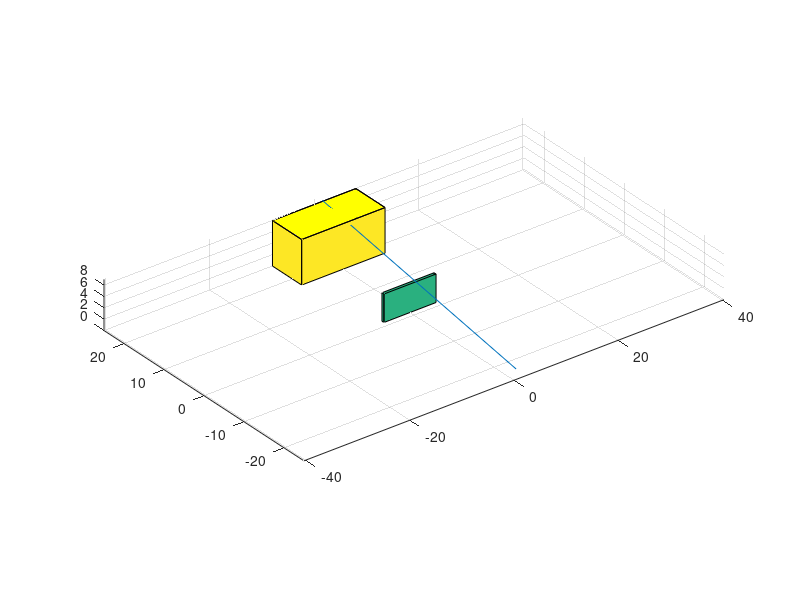

Source code (MATLAB):
ballsWeight=[[340,69],[390,69],[450,68.83185 ]];
 	 
clear;

disp("Free Kick Simulator");

% Get input from the user

% Constant Variable
AD = 1.2;       % Air Density at Sea Level (kg/m^3)
DC = 0.8;       % Drag Coefficient
cross_section = 0.1;  % Cross section area of a soccer ball (varies in size)
G = 1;              % Gravity
D = AD * DC * cross_section; % Drag Calculation

ball_mass = 2;      % Mass of the Ball (varies in size)
foot_mass = 1.43;      % Mass of the Foot
e = 0.68;       % Coefficient 
Vf1 = 1;            % Velocity of the foot before Kick
Vf2 = 1;            % Velocity of the foot after Kick
Vb1 = 0;        % Velocity of the ball before Kick (Constant value 0)
Vb2 = (Vf1 * (foot_mass * (1+ e)) + Vb1 * (ball_mass - e * foot_mass)) / (foot_mass + ball_mass); % Velocity of the ball after Kick

%goal post
l =  8;                                                 % Length
w = 7.3;                                                 % Width
h = 8;                                                 % Height
X = [-1  -1   1   1  -1; -1  -1   1   1  -1]*l;
Y = [2.42  3.42   3.42  2.42  2.42; 2.42   3.42   3.42  2.42  2.42]*w;
Z = [ 1   1   1   1   1;  0   0   0   0   0]*h;
figure(1)
surf(X, Y, Z)                                           % Plot Walls post
hold on
patch(X(1,:), Y(1,:), Z(1,:), 'y')               


wX = [-1  -1   1   1  -1; -1  -1   1   1  -1]*5;
wY = [2  3   3  2  2; 2   3   3  2  2]*0.5;
wZ = [ 1   1   1   1   1;  0   0   0   0   0]*5;

surf(wX, wY, wZ)                                           % Plot Wall of meat
patch(X(1,:) + 15, Y(1,:) + 20, Z(1,:), 'y')            

hold off
grid on
axis equal
axis([-40.3  40.3 -25  25        0  9])
hold on
p = [2 40 10];
plot3([0 p(1)], [-40 p(2)], [0, p(3)]);
